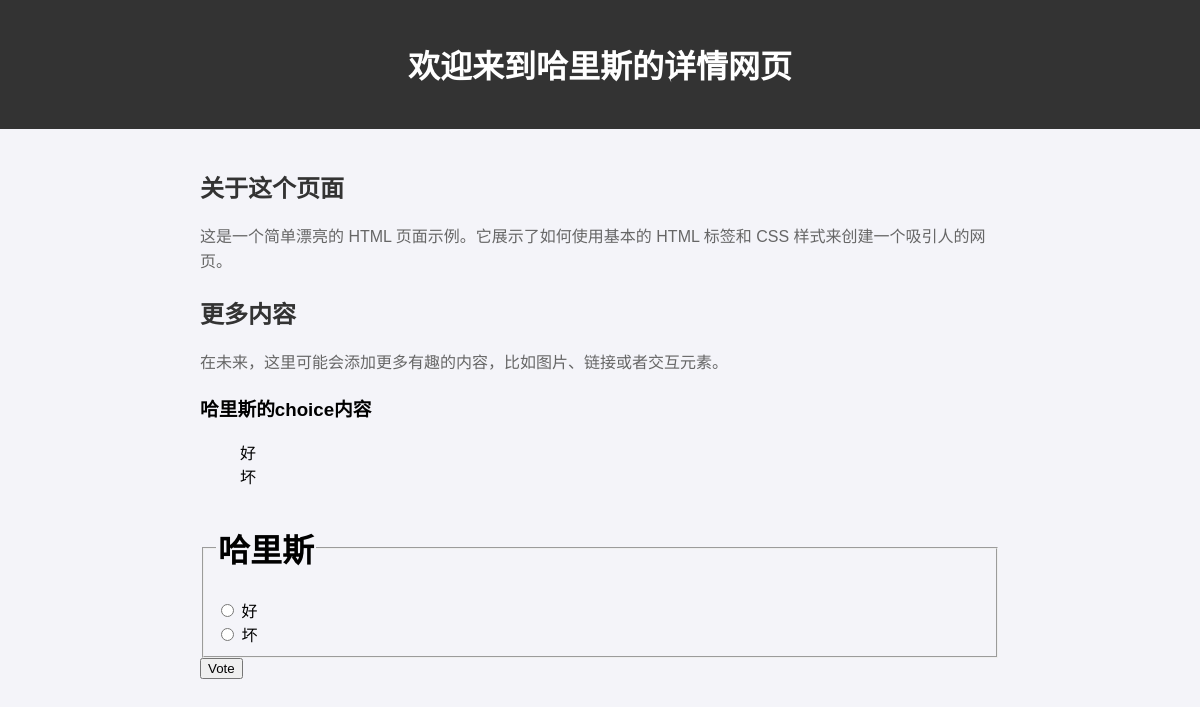
The app's page /polls/2/ with its own data.
### polls/models.py (models this page shows, shortened)
class Question(models.Model):
    question_text = models.CharField(max_length=200)
    pub_date = models.DateTimeField("date published")
    def __str__(self):
        return self.question_text

class Choice(models.Model):
    question = models.ForeignKey(Question, on_delete=models.CASCADE)
    choice_text = models.CharField(max_length=200)
    votes = models.IntegerField(default=0)

### polls/views.py (the view)
# urls.py: path("<int:pk>/", views.DetailView.as_view(), name="detail"),
class DetailView(generic.DetailView):
    model = Question
    template_name = "detail.html"

### templates/detail.html (shortened to what this page needs)
<!DOCTYPE html>
<html lang="zh-CN">
<head>
</head>
<body>
<header>
    <h1>欢迎来到{{ question }}的详情网页</h1>
</header>
<main>
    <h2>关于这个页面</h2>
    <p>这是一个简单漂亮的 HTML 页面示例。它展示了如何使用基本的 HTML 标签和 CSS 样式来创建一个吸引人的网页。</p>
    <h2>更多内容</h2>
    <p>在未来，这里可能会添加更多有趣的内容，比如图片、链接或者交互元素。</p>
    <h3>{{ question.question_text }}的choice内容</h3>
    {% if question.choice_set.all %}
        <ul>
            {% for choice in question.choice_set.all %}
                <li>{{ choice.choice_text }}</li>
            {% endfor %}
        </ul>
    {% else %}
        <p>no choice data</p>
    {% endif %}
    <form action="{% url 'polls:vote' question.id %}" method="post">
        <fieldset>
            <legend><h1>{{ question.question_text }}</h1></legend>
            {% for choice in question.choice_set.all %}
                <input type="radio" name="choice" id="choice{{ forloop.counter }}" value="{{ choice.id }}">
                <label for="choice{{ forloop.counter }}">{{ choice.choice_text }}</label><br>
            {% endfor %}
        </fieldset>
        <input type="submit" value="Vote">
    </form>
</main>
</body>
</html>

### records on screen
Question: question_text "哈里斯"
Choice: choice_text "好"
Choice: choice_text "坏"
